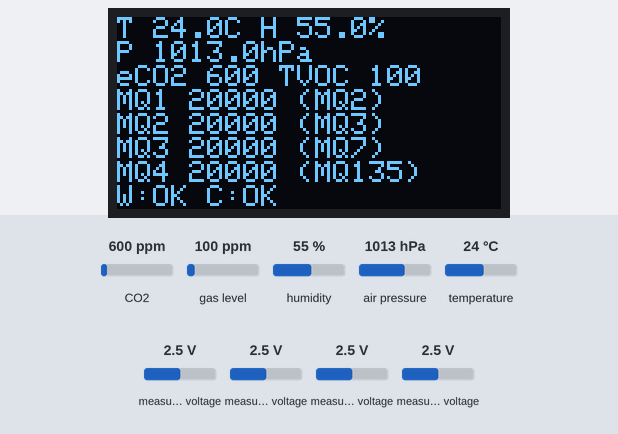
Bench run of a sketch on a simulated ESP32. Shown: 128×64 one-colour display. The test bench sets the inputs (shaded band); at power-on: CO2 600 ppm, measured voltage 2.5 V, gas level 100 ppm, humidity 55 %, air pressure 1013 hPa, temperature 24 °C. WiFi joins after 1.5 s; servers stay silent unless stated; what the sketch prints to the serial monitor is not drawn.

Above: at 3.2 s.
3.3 s: CO2 set to 452 ppm
At 5.5 s:
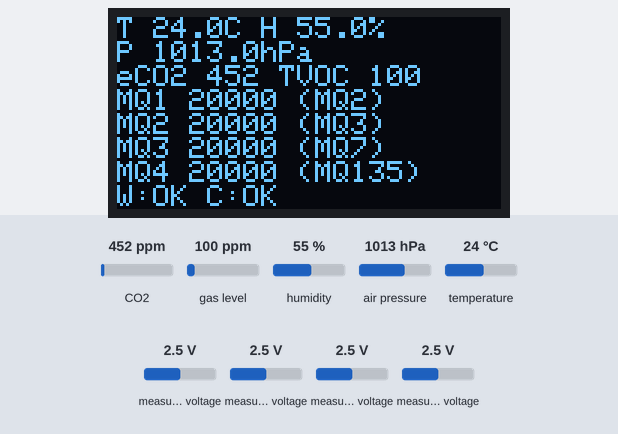
5.9 s: measured voltage (sensor 200) set to 0.1 V
At 7.0 s:
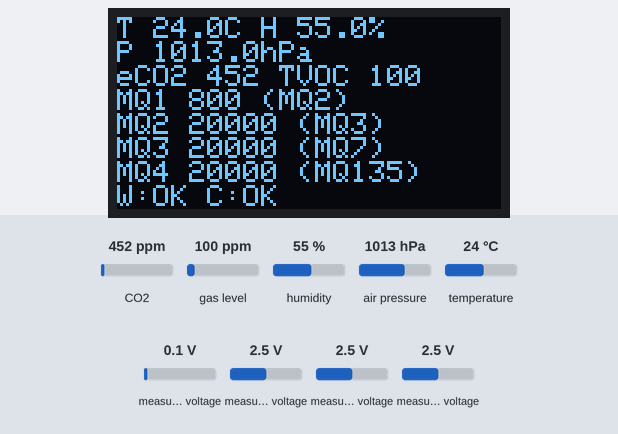
7.9 s: measured voltage (sensor 201) set to 0.1 V
At 9.6 s:
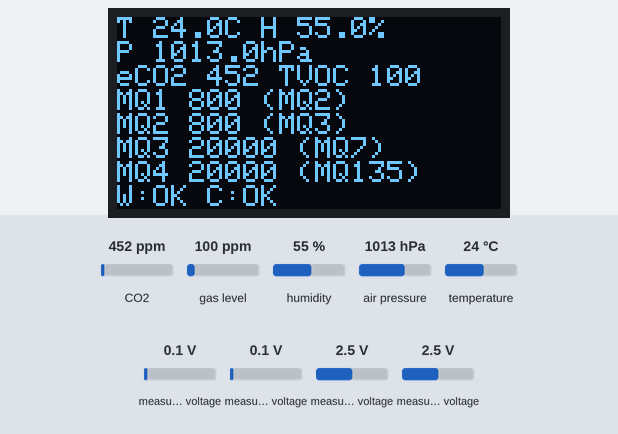
9.9 s: measured voltage (sensor 202) set to 0.1 V
At 11.3 s:
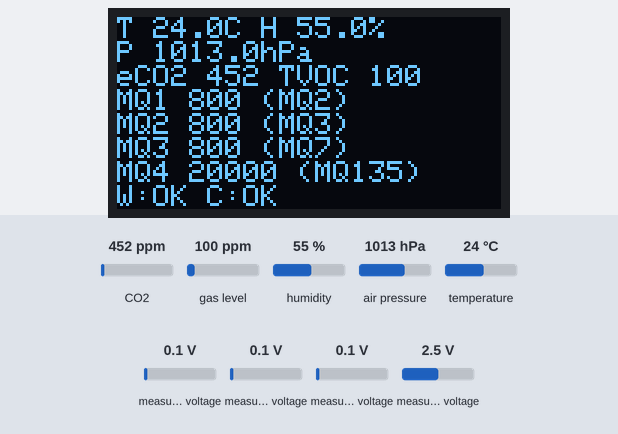
11.9 s: measured voltage (sensor 203) set to 0.1 V
At 12.8 s:
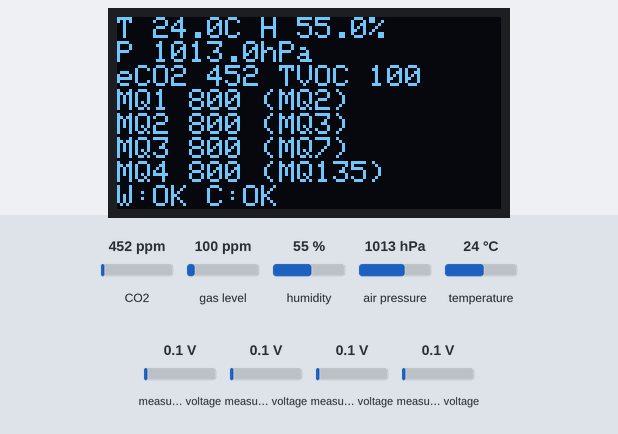
13.9 s: gas level set to 20 ppm
At 15.5 s:
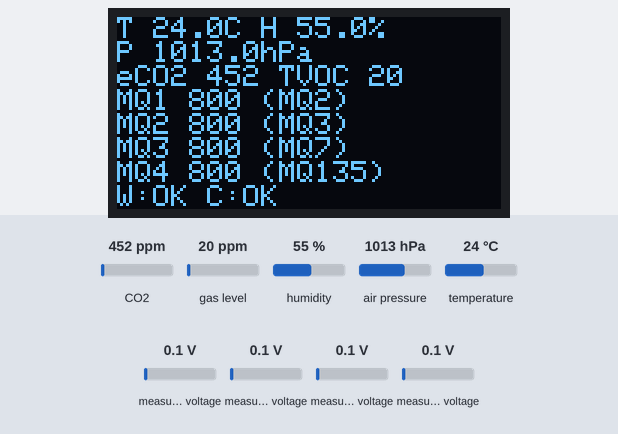
Timing chart, 0 to 16.9 s (numbered marks = the images above; inputs shaded):
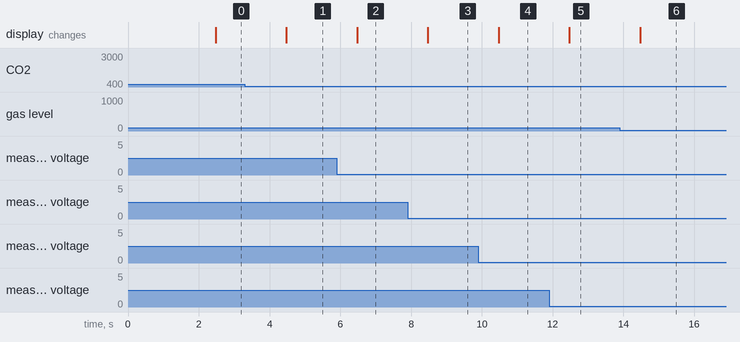

The sketch:

enose_sketch.ino
```cpp
// ============================================================
//  电子鼻采集固件（ESP32 免焊版）enose_sketch.ino —— 学习注释版
//  用途：MQ 气体阵列(经ADS1115) + BME680 + SGP30 + OLED
//        串口输出 CSV + WiFi 传输（方式一：连路由器）
//
//  【学习导读：这套固件在干什么】
//  简单说就是"轮询 + 输出"：每隔 1 秒，把所有传感器的读数读一遍，
//  拼成一行 CSV 从两个通道发出去：
//    1) USB 串口（插线时）：电脑上的 collect.py 接收；
//    2) WiFi（充电宝供电时）：ESP32 连家里路由器，把同一行数据发到
//       电脑上运行的 collect_wifi.py（电脑也要连同一个 WiFi）。
//  两个通道同时生效、数据一样，插不插 USB 都能用。
//
//  数据流（记熟这个就对了一半）：
//    MQ-2/3/7/135 模拟电压 --ADS1115(16位ADC)--> ESP32
//    BME680(温湿度/气压/VOC) ----I2C----> ESP32
//    SGP30(eCO2/TVOC) -----------I2C----> ESP32
//    OLED(屏幕显示) --------------I2C----> ESP32
//    ESP32 --USB串口/WiFi(TCP)--> 电脑 collect.py / collect_wifi.py --CSV文件--> 训练/分析
//
//  接线（全部用模块版，面包板 + 杜邦线，零焊接）：
//    ESP32 5V  --> AMS1117-3.3 模块 IN
//    AMS1117-3.3 OUT --> 4 个 MQ 模块 VCC（供电充足且不超 ADC 量程）
//    ADS1115   SDA->GPIO21  SCL->GPIO22  VDD->3V3  GND->GND
//              AIN0<-MQ-2 AOUT   AIN1<-MQ-3 AOUT
//              AIN2<-MQ-7 AOUT   AIN3<-MQ-135 AOUT
//    BME680    SDA->GPIO21 SCL->GPIO22 VIN->3V3 GND->GND
//    SGP30     SDA->GPIO21 SCL->GPIO22 VIN->3V3 GND->GND
//    OLED      SDA->GPIO21 SCL->GPIO22 VIN->3V3 GND->GND
//
//  依赖库（Arduino IDE -> 库管理器安装）：
//    Adafruit ADS1X15 / BME680 / SGP30 / SSD1306 / GFX
//   （WiFi 是 ESP32 自带的库，不用额外安装）
//
//  输出格式（每 SAMPLE_INTERVAL_MS 一行）：
//    ts_ms,MQ1,MQ2,MQ3,MQ4,tempC,humPct,pressPa,gasOhm,eco2,tvoc
//  列含义（写论文/分析数据时照着看）：
//    ts_ms    = 开机以来的毫秒数（时间轴）
//    MQ1..4   = 4 路气体传感器的原始读数（0~32767，越大=气体越多）
//    tempC    = 温度（℃）
//    humPct   = 相对湿度（%）
//    pressPa  = 气压（Pa）
//    gasOhm   = BME680 气体传感器电阻（Ω，VOC 越多电阻越小）
//    eco2     = SGP30 估算的 CO2 浓度（ppm）
//    tvoc     = SGP30 估算的总挥发性有机物（ppb）
// ============================================================

// ---- 头文件：引入各模块的驱动库 ----
#include <Wire.h>               // I2C 通信底层库（ESP32 自带）
#include <WiFi.h>               // WiFi 连接（ESP32 自带，不用装）
#include <WiFiClient.h>         // TCP 客户端：把数据发到电脑
#include <Adafruit_ADS1X15.h>   // ADS1115 模数转换器驱动
#include <Adafruit_BME680.h>    // BME680 四合一传感器驱动
#include <Adafruit_SGP30.h>     // SGP30 空气质量传感器驱动
#include <Adafruit_SSD1306.h>   // OLED 屏幕驱动
#include <Adafruit_GFX.h>       // OLED 绘图基础库（画字画图）

// ================= WiFi 配置区（方式一：连路由器）=================
// 用充电宝 + WiFi 前，把下面三样改成你自己的：
const char* WIFI_SSID   = "Xiaomi_1ECE";          // ① 你家 WiFi 名字
const char* WIFI_PASS   = "zfd007895";         // ② 你家 WiFi 密码
const char* PC_HOST_IP  = "192.168.31.111";       // ③ 电脑的局域网IP
                                                 //   先运行 collect_wifi.py 会打印出来
const uint16_t PC_PORT  = 9000;                  // 端口，和 collect_wifi.py 的 --port 一致
// ================================================================

// 断线后每隔多久重试连 WiFi / 连电脑（毫秒）
const unsigned long WIFI_RETRY_MS    = 5000;
const unsigned long CONN_RETRY_MS    = 2000;

WiFiClient client;   // TCP 客户端：连接电脑上的接收程序

// ---- 采样间隔（毫秒），默认 1 秒一行 ----
// 1000 毫秒 = 1 秒。改小=数据更密但文件更大；改大=更省电。
const unsigned long SAMPLE_INTERVAL_MS = 1000;

// ---- ESP32 默认 I2C 引脚 ----
// I2C 只需要两根线：SDA（数据）和 SCL（时钟），所有 I2C 模块并联在这两根线上，
// 靠不同的"地址"区分是谁。这就是为什么那么多模块只用了 2 个引脚。
#define SDA_PIN 21
#define SCL_PIN 22

// ---- OLED SSD1306 0.96寸 ----
#define OLED_ADDR 0x3C           // OLED 的 I2C 地址（0x3C 是标准默认值）
Adafruit_SSD1306 display(128, 64, &Wire, -1);

// ---- ADS1115：读 4 路 MQ 模块输出 ----
// 为什么要它？ESP32 自带的 ADC 精度差、有非线性误差，测气体这种"细微变化"
// 不够用。ADS1115 是 16 位高精度 ADC，专门负责把 MQ 的模拟电压变成数字。
Adafruit_ADS1115 ads;
const int N_MQ = 4;                       // 一共 4 个 MQ 传感器
const char* MQ_NAMES[] = {"MQ2", "MQ3", "MQ7", "MQ135"};  // 名字，OLED 显示用

// ---- BME680：温度/湿度/气压/VOC 四合一 ----
Adafruit_BME680 bme;

// ---- SGP30：eCO2 / TVOC ----
Adafruit_SGP30 sgp;

// ---- 工具函数：把一行数据同时发到串口和 WiFi ----
// 充电宝供电时看不到串口，WiFi 是唯一通道；插着 USB 时两个都看得到。
void sendLine(const char* line) {
  Serial.println(line);              // USB 串口
  if (client.connected()) {          // WiFi 已连上电脑才发
    client.println(line);
  }
}

// ---- 工具函数：开始连 WiFi（异步，不卡住采集）----
// WiFi.begin() 一调用就返回，真正的连接在后台进行，
// 所以就算 WiFi 连不上，传感器采集也照常跑（只是暂时发不出去）。
void startWifi() {
  WiFi.mode(WIFI_STA);              // 站点模式：去连路由器
  WiFi.begin(WIFI_SSID, WIFI_PASS);
}

// setup()：上电后只运行一次。做"初始化"——开串口、开 I2C、挨个唤醒传感器。
// 如果某个传感器没接好/地址不对，会通过串口打印 XXX_ERROR，方便排查。
void setup() {
  Serial.begin(9600);   // 波特率，必须和 collect.py 默认值一致（都是 9600）
  Wire.begin(SDA_PIN, SCL_PIN);   // 启动 I2C 总线，指定引脚

  startWifi();   // 后台开始连 WiFi，不阻塞下面的初始化

  // OLED（可选显示，失败不阻塞）
  if (!display.begin(SSD1306_SWITCHCAPVCC, OLED_ADDR)) {
    Serial.println("OLED_ERROR");
  } else {
    display.clearDisplay();
    display.setTextSize(1);
    display.setTextColor(SSD1306_WHITE);
    display.setCursor(0, 0);
    display.println("ENOSE booting...");
    display.display();
  }

  // ADS1115 默认地址 0x48；MQ AOUT 为 0~3.3V，用 ±4.096V 量程安全
  if (!ads.begin(0x48)) {
    Serial.println("ADS1115_ERROR");
  }
  ads.setGain(GAIN_ONE);  // ±4.096V：量程越大越"不灵敏"但越安全

  // BME680 地址自动检测：0x76 失败则试 0x77
  bool bmeOk = bme.begin(0x76);
  if (bmeOk) {
    Serial.println("BME680_OK_0x76");
  } else {
    bmeOk = bme.begin(0x77);
    if (bmeOk) {
      Serial.println("BME680_OK_0x77");
    } else {
      Serial.println("BME680_ERROR");
    }
  }
  bme.setTemperatureOversampling(BME680_OS_8X);  // 温度 8 倍过采样
  bme.setHumidityOversampling(BME680_OS_2X);     // 湿度 2 倍
  bme.setPressureOversampling(BME680_OS_4X);     // 气压 4 倍
  bme.setIIRFilterSize(BME680_FILTER_SIZE_3);    // 数字滤波，减少毛刺
  bme.setGasHeater(320, 150);   // 气体加热 320℃、150ms

  // SGP30（上电后前 10~15 分钟为基线校准期，读数逐渐稳定）
  if (!sgp.begin()) {
    Serial.println("SGP30_ERROR");
  }

  // 给电脑发两个信号（只在串口发，WiFi 接收端会自动过滤掉这类行）：
  // 1) ENOSE_READY：collect.py 识别到就跳过这行（它只收数据行）
  // 2) 表头：CSV 第一行，告诉电脑每列是什么
  Serial.println("ENOSE_READY,warm_up_5min_then_start");
  delay(2000);
  Serial.println("ts_ms,MQ1,MQ2,MQ3,MQ4,tempC,humPct,pressPa,gasOhm,eco2,tvoc");
}

// loop()：不断循环执行。这里是核心：读数据 -> 发出去 -> 刷新屏幕。
void loop() {
  // static = 变量在两次循环之间"记住"上一次的值
  static unsigned long last = 0;     // 上次采样的时间
  static unsigned long lastHum = 0;  // 上次给 SGP30 校准湿度的时间
  static unsigned long lastWifiTry = 0;   // 上次尝试连 WiFi 的时间
  static unsigned long lastConnTry = 0;   // 上次尝试连电脑的时间
  unsigned long now = millis();      // millis() = 开机到现在经过的毫秒数

  // ---- WiFi 维护（不阻塞采集）----
  // 没连上 WiFi：每 WIFI_RETRY_MS 重试一次
  if (WiFi.status() != WL_CONNECTED) {
    if (now - lastWifiTry >= WIFI_RETRY_MS) {
      lastWifiTry = now;
      WiFi.disconnect();
      startWifi();
    }
  } else if (!client.connected()) {
    // WiFi 已连上但没连上电脑：每 CONN_RETRY_MS 重连一次
    // 常见原因：电脑没开接收程序 / 电脑 IP 填错了 / 防火墙拦截
    if (now - lastConnTry >= CONN_RETRY_MS) {
      lastConnTry = now;
      client.stop();
      client.connect(PC_HOST_IP, PC_PORT);
    }
  }

  // 非阻塞定时：不到 1 秒就跳过本次循环，避免用 delay() 卡住整块板。
  if (now - last < SAMPLE_INTERVAL_MS) return;
  last = now;

  // ---- MQ 阵列：ADS1115 单端 4 路，原始 ADC 0~32767 ----
  int16_t mq[N_MQ];
  for (int i = 0; i < N_MQ; i++) {
    mq[i] = ads.readADC_SingleEnded(i);
  }

  // ---- BME680：温度/湿度/气压/气体电阻 ----
  // -999 是"占位符"：传感器读数失败时就用它占位，
  // 这样 CSV 格式不乱，电脑端能识别出这行数据无效。
  float t = -999.0f, h = -999.0f, p = -999.0f, g = -999.0f;
  if (bme.performReading()) {
    t = bme.temperature;
    h = bme.humidity;
    p = bme.pressure;
    g = bme.gas_resistance;     // 气体电阻：VOC 越多电阻越小
  }

  // ---- SGP30：eCO2 / tVOC ----
  int eco2 = -999, tvoc = -999;
  if (sgp.IAQmeasure()) {
    eco2 = sgp.eCO2;
    tvoc = sgp.TVOC;
  }
  // 用 BME680 湿度校准 SGP30（官方建议每 60s 更新一次）
  if (now - lastHum >= 60000 && h >= 0) {
    lastHum = now;
    sgp.setHumidity(h);
  }

  // ---- 拼一行 CSV，串口和 WiFi 各发一份 ----
  char buf[96];
  snprintf(buf, sizeof(buf),
           "%lu,%d,%d,%d,%d,%.1f,%.1f,%.1f,%.1f,%d,%d",
           (unsigned long)now, mq[0], mq[1], mq[2], mq[3],
           t, h, p, g, eco2, tvoc);
  sendLine(buf);

  // ---- OLED 概览：5 行布局 + 第 8 行 WiFi 状态 ----
  if (display.getBuffer() != NULL) {
    display.clearDisplay();
    display.setCursor(0, 0);
    display.print("T ");
    if (t > -900) { display.print(t, 1); display.print("C "); } else { display.print("-- "); }
    display.print("H ");
    if (h > -900) { display.print(h, 1); display.print("%"); } else { display.print("--"); }
    display.setCursor(0, 8);
    display.print("P ");
    if (p > -900) { display.print(p / 100.0f, 1); display.print("hPa"); } else { display.print("--"); }
    display.setCursor(0, 16);
    display.print("eCO2 "); display.print(eco2);
    display.print(" TVOC "); display.print(tvoc);
    for (int i = 0; i < N_MQ; i++) {
      display.setCursor(0, 24 + i * 8);
      display.print("MQ"); display.print(i + 1);
      display.print(" "); display.print(mq[i]);
      display.print(" ("); display.print(MQ_NAMES[i]); display.print(")");
    }
    // 第 8 行：WiFi 状态。W:OK = 连上路由器，C:OK = 数据已连到电脑。
    display.setCursor(0, 56);
    if (WiFi.status() == WL_CONNECTED) {
      display.print("W:OK ");
      display.print(client.connected() ? "C:OK" : "C:--");
    } else {
      display.print("W:-- try");
    }
    display.display();
  }
}
```

Measured:
- after the input at 3.3 s, the display: changes after 1.2 s (image 1)
- after the input at 5.9 s, the display: changes after 0.57 s (image 2)
- after the input at 7.9 s, the display: changes after 0.57 s (image 3)
- after the input at 9.9 s, the display: changes after 0.57 s (image 4)
- after the input at 11.9 s, the display: changes after 0.57 s (image 5)
- after the input at 13.9 s, the display: changes after 0.57 s (image 6)
